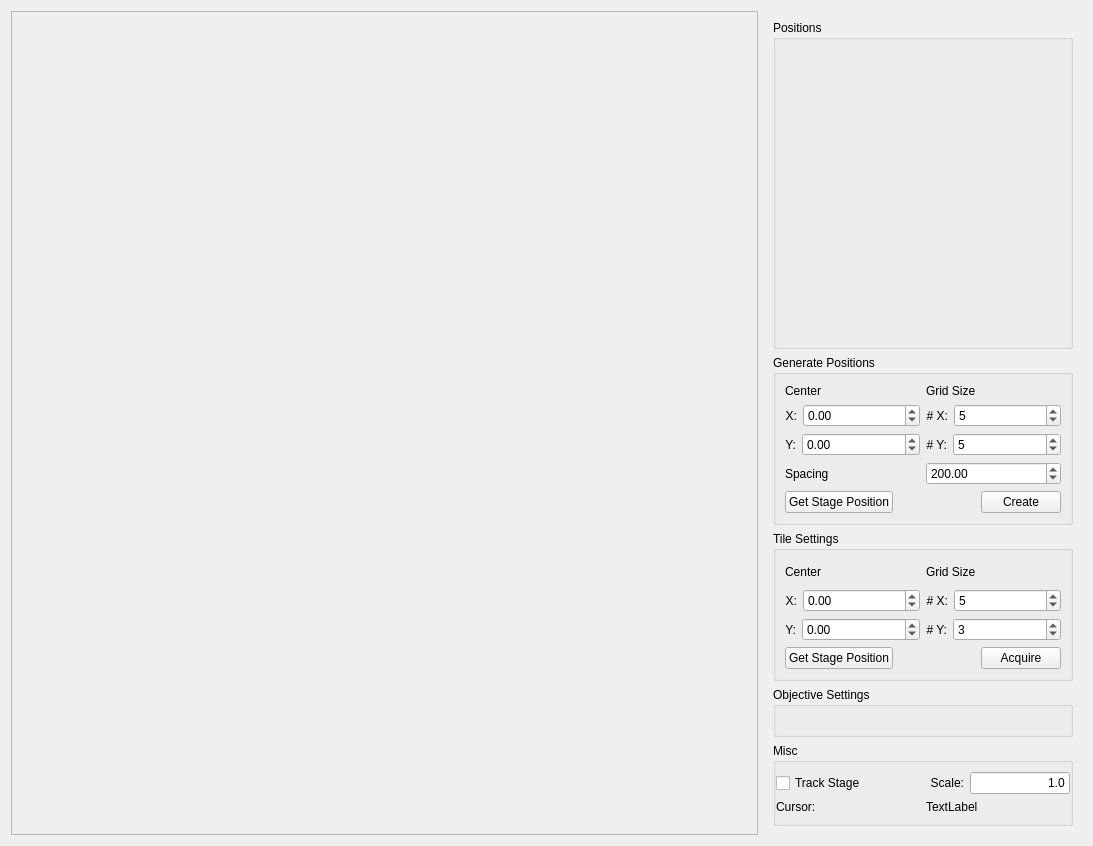
<?xml version="1.0" encoding="UTF-8"?>
<ui version="4.0">
 <class>Form</class>
 <widget class="QWidget" name="Form">
  <property name="geometry">
   <rect>
    <x>0</x>
    <y>0</y>
    <width>1093</width>
    <height>846</height>
   </rect>
  </property>
  <property name="windowTitle">
   <string>Form</string>
  </property>
  <layout class="QHBoxLayout" name="horizontalLayout_2">
   <item>
    <widget class="QFrame" name="mosaicFrame">
     <property name="frameShape">
      <enum>QFrame::StyledPanel</enum>
     </property>
     <property name="frameShadow">
      <enum>QFrame::Raised</enum>
     </property>
    </widget>
   </item>
   <item>
    <widget class="QWidget" name="widget" native="true">
     <property name="sizePolicy">
      <sizepolicy hsizetype="Maximum" vsizetype="Preferred">
       <horstretch>0</horstretch>
       <verstretch>0</verstretch>
      </sizepolicy>
     </property>
     <property name="minimumSize">
      <size>
       <width>0</width>
       <height>0</height>
      </size>
     </property>
     <property name="maximumSize">
      <size>
       <width>16777215</width>
       <height>100000</height>
      </size>
     </property>
     <layout class="QVBoxLayout" name="verticalLayout_2">
      <item>
       <widget class="QGroupBox" name="positionsGroupBox">
        <property name="sizePolicy">
         <sizepolicy hsizetype="Preferred" vsizetype="Expanding">
          <horstretch>0</horstretch>
          <verstretch>0</verstretch>
         </sizepolicy>
        </property>
        <property name="minimumSize">
         <size>
          <width>0</width>
          <height>0</height>
         </size>
        </property>
        <property name="maximumSize">
         <size>
          <width>10000</width>
          <height>10000</height>
         </size>
        </property>
        <property name="title">
         <string>Positions</string>
        </property>
       </widget>
      </item>
      <item>
       <widget class="QGroupBox" name="tilesGroupBox_2">
        <property name="minimumSize">
         <size>
          <width>300</width>
          <height>150</height>
         </size>
        </property>
        <property name="maximumSize">
         <size>
          <width>300</width>
          <height>300</height>
         </size>
        </property>
        <property name="title">
         <string>Generate Positions</string>
        </property>
        <layout class="QVBoxLayout" name="verticalLayout_11">
         <item>
          <layout class="QHBoxLayout" name="horizontalLayout_19">
           <item>
            <layout class="QVBoxLayout" name="verticalLayout_6">
             <item>
              <widget class="QLabel" name="startingPositionLabel_4">
               <property name="font">
                <font>
                 <weight>50</weight>
                 <bold>false</bold>
                </font>
               </property>
               <property name="text">
                <string>Center</string>
               </property>
               <property name="alignment">
                <set>Qt::AlignLeading|Qt::AlignLeft|Qt::AlignVCenter</set>
               </property>
              </widget>
             </item>
             <item>
              <layout class="QHBoxLayout" name="horizontalLayout_20">
               <item>
                <widget class="QLabel" name="xPosLabel_4">
                 <property name="text">
                  <string>X:</string>
                 </property>
                 <property name="alignment">
                  <set>Qt::AlignRight|Qt::AlignTrailing|Qt::AlignVCenter</set>
                 </property>
                </widget>
               </item>
               <item>
                <widget class="QDoubleSpinBox" name="positions_x_center">
                 <property name="sizePolicy">
                  <sizepolicy hsizetype="MinimumExpanding" vsizetype="Fixed">
                   <horstretch>0</horstretch>
                   <verstretch>0</verstretch>
                  </sizepolicy>
                 </property>
                 <property name="minimum">
                  <double>-50000.000000000000000</double>
                 </property>
                 <property name="maximum">
                  <double>50000.000000000000000</double>
                 </property>
                </widget>
               </item>
              </layout>
             </item>
             <item>
              <layout class="QHBoxLayout" name="horizontalLayout_21">
               <item>
                <widget class="QLabel" name="yPosLabel_4">
                 <property name="text">
                  <string>Y:</string>
                 </property>
                 <property name="alignment">
                  <set>Qt::AlignRight|Qt::AlignTrailing|Qt::AlignVCenter</set>
                 </property>
                </widget>
               </item>
               <item>
                <widget class="QDoubleSpinBox" name="positions_y_center">
                 <property name="sizePolicy">
                  <sizepolicy hsizetype="MinimumExpanding" vsizetype="Fixed">
                   <horstretch>0</horstretch>
                   <verstretch>0</verstretch>
                  </sizepolicy>
                 </property>
                 <property name="minimum">
                  <double>-50000.000000000000000</double>
                 </property>
                 <property name="maximum">
                  <double>500000.000000000000000</double>
                 </property>
                </widget>
               </item>
              </layout>
             </item>
            </layout>
           </item>
           <item>
            <layout class="QVBoxLayout" name="verticalLayout_12">
             <item>
              <widget class="QLabel" name="gridDimLabel_3">
               <property name="font">
                <font>
                 <weight>50</weight>
                 <bold>false</bold>
                </font>
               </property>
               <property name="text">
                <string>Grid Size</string>
               </property>
               <property name="alignment">
                <set>Qt::AlignLeading|Qt::AlignLeft|Qt::AlignVCenter</set>
               </property>
              </widget>
             </item>
             <item>
              <layout class="QHBoxLayout" name="horizontalLayout_22">
               <item>
                <widget class="QLabel" name="numXLabel_3">
                 <property name="text">
                  <string># X:</string>
                 </property>
                 <property name="alignment">
                  <set>Qt::AlignRight|Qt::AlignTrailing|Qt::AlignVCenter</set>
                 </property>
                </widget>
               </item>
               <item>
                <widget class="QSpinBox" name="positions_x_grid">
                 <property name="sizePolicy">
                  <sizepolicy hsizetype="MinimumExpanding" vsizetype="Fixed">
                   <horstretch>0</horstretch>
                   <verstretch>0</verstretch>
                  </sizepolicy>
                 </property>
                 <property name="minimum">
                  <number>1</number>
                 </property>
                 <property name="value">
                  <number>5</number>
                 </property>
                </widget>
               </item>
              </layout>
             </item>
             <item>
              <layout class="QHBoxLayout" name="horizontalLayout_23">
               <item>
                <widget class="QLabel" name="numYLabel_3">
                 <property name="text">
                  <string># Y:</string>
                 </property>
                 <property name="alignment">
                  <set>Qt::AlignRight|Qt::AlignTrailing|Qt::AlignVCenter</set>
                 </property>
                </widget>
               </item>
               <item>
                <widget class="QSpinBox" name="positions_y_grid">
                 <property name="sizePolicy">
                  <sizepolicy hsizetype="MinimumExpanding" vsizetype="Fixed">
                   <horstretch>0</horstretch>
                   <verstretch>0</verstretch>
                  </sizepolicy>
                 </property>
                 <property name="minimum">
                  <number>1</number>
                 </property>
                 <property name="value">
                  <number>5</number>
                 </property>
                </widget>
               </item>
              </layout>
             </item>
            </layout>
           </item>
          </layout>
         </item>
         <item>
          <layout class="QHBoxLayout" name="horizontalLayout_11">
           <item>
            <widget class="QLabel" name="label">
             <property name="text">
              <string>Spacing</string>
             </property>
            </widget>
           </item>
           <item>
            <widget class="QDoubleSpinBox" name="position_grid_spacing">
             <property name="maximum">
              <double>2000.000000000000000</double>
             </property>
             <property name="value">
              <double>200.000000000000000</double>
             </property>
            </widget>
           </item>
          </layout>
         </item>
         <item>
          <layout class="QHBoxLayout" name="horizontalLayout_24">
           <item>
            <widget class="QPushButton" name="get_stage_pos_generate_pos_button">
             <property name="maximumSize">
              <size>
               <width>150</width>
               <height>16777215</height>
              </size>
             </property>
             <property name="text">
              <string>Get Stage Position</string>
             </property>
            </widget>
           </item>
           <item>
            <spacer name="horizontalSpacer_4">
             <property name="orientation">
              <enum>Qt::Horizontal</enum>
             </property>
             <property name="sizeHint" stdset="0">
              <size>
               <width>40</width>
               <height>20</height>
              </size>
             </property>
            </spacer>
           </item>
           <item>
            <widget class="QPushButton" name="generate_positions_button">
             <property name="maximumSize">
              <size>
               <width>150</width>
               <height>16777215</height>
              </size>
             </property>
             <property name="text">
              <string>Create</string>
             </property>
            </widget>
           </item>
          </layout>
         </item>
        </layout>
       </widget>
      </item>
      <item>
       <widget class="QGroupBox" name="tilesGroupBox">
        <property name="minimumSize">
         <size>
          <width>300</width>
          <height>150</height>
         </size>
        </property>
        <property name="maximumSize">
         <size>
          <width>300</width>
          <height>300</height>
         </size>
        </property>
        <property name="title">
         <string>Tile Settings</string>
        </property>
        <layout class="QVBoxLayout" name="verticalLayout_8">
         <item>
          <layout class="QHBoxLayout" name="horizontalLayout_8">
           <item>
            <layout class="QVBoxLayout" name="verticalLayout_3">
             <item>
              <widget class="QLabel" name="startingPositionLabel">
               <property name="font">
                <font>
                 <weight>50</weight>
                 <bold>false</bold>
                </font>
               </property>
               <property name="text">
                <string>Center</string>
               </property>
               <property name="alignment">
                <set>Qt::AlignLeading|Qt::AlignLeft|Qt::AlignVCenter</set>
               </property>
              </widget>
             </item>
             <item>
              <layout class="QHBoxLayout" name="horizontalLayout_4">
               <item>
                <widget class="QLabel" name="xPosLabel">
                 <property name="text">
                  <string>X:</string>
                 </property>
                 <property name="alignment">
                  <set>Qt::AlignRight|Qt::AlignTrailing|Qt::AlignVCenter</set>
                 </property>
                </widget>
               </item>
               <item>
                <widget class="QDoubleSpinBox" name="xStartPosSpinBox">
                 <property name="sizePolicy">
                  <sizepolicy hsizetype="MinimumExpanding" vsizetype="Fixed">
                   <horstretch>0</horstretch>
                   <verstretch>0</verstretch>
                  </sizepolicy>
                 </property>
                 <property name="minimum">
                  <double>-50000.000000000000000</double>
                 </property>
                 <property name="maximum">
                  <double>50000.000000000000000</double>
                 </property>
                </widget>
               </item>
              </layout>
             </item>
             <item>
              <layout class="QHBoxLayout" name="horizontalLayout_6">
               <item>
                <widget class="QLabel" name="yPosLabel">
                 <property name="text">
                  <string>Y:</string>
                 </property>
                 <property name="alignment">
                  <set>Qt::AlignRight|Qt::AlignTrailing|Qt::AlignVCenter</set>
                 </property>
                </widget>
               </item>
               <item>
                <widget class="QDoubleSpinBox" name="yStartPosSpinBox">
                 <property name="sizePolicy">
                  <sizepolicy hsizetype="MinimumExpanding" vsizetype="Fixed">
                   <horstretch>0</horstretch>
                   <verstretch>0</verstretch>
                  </sizepolicy>
                 </property>
                 <property name="minimum">
                  <double>-50000.000000000000000</double>
                 </property>
                 <property name="maximum">
                  <double>500000.000000000000000</double>
                 </property>
                </widget>
               </item>
              </layout>
             </item>
            </layout>
           </item>
           <item>
            <layout class="QVBoxLayout" name="verticalLayout_7">
             <item>
              <widget class="QLabel" name="gridDimLabel">
               <property name="font">
                <font>
                 <weight>50</weight>
                 <bold>false</bold>
                </font>
               </property>
               <property name="text">
                <string>Grid Size</string>
               </property>
               <property name="alignment">
                <set>Qt::AlignLeading|Qt::AlignLeft|Qt::AlignVCenter</set>
               </property>
              </widget>
             </item>
             <item>
              <layout class="QHBoxLayout" name="horizontalLayout_5">
               <item>
                <widget class="QLabel" name="numXLabel">
                 <property name="text">
                  <string># X:</string>
                 </property>
                 <property name="alignment">
                  <set>Qt::AlignRight|Qt::AlignTrailing|Qt::AlignVCenter</set>
                 </property>
                </widget>
               </item>
               <item>
                <widget class="QSpinBox" name="xSpinBox">
                 <property name="sizePolicy">
                  <sizepolicy hsizetype="MinimumExpanding" vsizetype="Fixed">
                   <horstretch>0</horstretch>
                   <verstretch>0</verstretch>
                  </sizepolicy>
                 </property>
                 <property name="minimum">
                  <number>1</number>
                 </property>
                 <property name="value">
                  <number>5</number>
                 </property>
                </widget>
               </item>
              </layout>
             </item>
             <item>
              <layout class="QHBoxLayout" name="horizontalLayout_7">
               <item>
                <widget class="QLabel" name="numYLabel">
                 <property name="text">
                  <string># Y:</string>
                 </property>
                 <property name="alignment">
                  <set>Qt::AlignRight|Qt::AlignTrailing|Qt::AlignVCenter</set>
                 </property>
                </widget>
               </item>
               <item>
                <widget class="QSpinBox" name="ySpinBox">
                 <property name="sizePolicy">
                  <sizepolicy hsizetype="MinimumExpanding" vsizetype="Fixed">
                   <horstretch>0</horstretch>
                   <verstretch>0</verstretch>
                  </sizepolicy>
                 </property>
                 <property name="minimum">
                  <number>1</number>
                 </property>
                 <property name="value">
                  <number>3</number>
                 </property>
                </widget>
               </item>
              </layout>
             </item>
            </layout>
           </item>
          </layout>
         </item>
         <item>
          <layout class="QHBoxLayout" name="horizontalLayout_10">
           <item>
            <widget class="QPushButton" name="getStagePosButton">
             <property name="maximumSize">
              <size>
               <width>150</width>
               <height>16777215</height>
              </size>
             </property>
             <property name="text">
              <string>Get Stage Position</string>
             </property>
            </widget>
           </item>
           <item>
            <spacer name="horizontalSpacer_2">
             <property name="orientation">
              <enum>Qt::Horizontal</enum>
             </property>
             <property name="sizeHint" stdset="0">
              <size>
               <width>40</width>
               <height>20</height>
              </size>
             </property>
            </spacer>
           </item>
           <item>
            <widget class="QPushButton" name="imageGridButton">
             <property name="maximumSize">
              <size>
               <width>150</width>
               <height>16777215</height>
              </size>
             </property>
             <property name="text">
              <string>Acquire</string>
             </property>
            </widget>
           </item>
          </layout>
         </item>
        </layout>
       </widget>
      </item>
      <item>
       <widget class="ObjectivesGroupBox" name="objectivesGroupBox">
        <property name="minimumSize">
         <size>
          <width>250</width>
          <height>50</height>
         </size>
        </property>
        <property name="maximumSize">
         <size>
          <width>300</width>
          <height>300</height>
         </size>
        </property>
        <property name="title">
         <string>Objective Settings</string>
        </property>
       </widget>
      </item>
      <item>
       <widget class="QGroupBox" name="miscGroupBox">
        <property name="minimumSize">
         <size>
          <width>0</width>
          <height>20</height>
         </size>
        </property>
        <property name="title">
         <string>Misc</string>
        </property>
        <layout class="QVBoxLayout" name="verticalLayout">
         <property name="leftMargin">
          <number>0</number>
         </property>
         <property name="rightMargin">
          <number>0</number>
         </property>
         <item>
          <layout class="QHBoxLayout" name="horizontalLayout">
           <item>
            <widget class="QCheckBox" name="trackStageCheckBox">
             <property name="text">
              <string>Track Stage</string>
             </property>
            </widget>
           </item>
           <item>
            <widget class="QLabel" name="scaleLabel">
             <property name="text">
              <string>Scale:</string>
             </property>
             <property name="alignment">
              <set>Qt::AlignRight|Qt::AlignTrailing|Qt::AlignVCenter</set>
             </property>
            </widget>
           </item>
           <item>
            <widget class="QLineEdit" name="scaleLineEdit">
             <property name="sizePolicy">
              <sizepolicy hsizetype="Preferred" vsizetype="Fixed">
               <horstretch>0</horstretch>
               <verstretch>0</verstretch>
              </sizepolicy>
             </property>
             <property name="maximumSize">
              <size>
               <width>100</width>
               <height>16777215</height>
              </size>
             </property>
             <property name="text">
              <string>1.0</string>
             </property>
             <property name="alignment">
              <set>Qt::AlignRight|Qt::AlignTrailing|Qt::AlignVCenter</set>
             </property>
            </widget>
           </item>
          </layout>
         </item>
         <item>
          <layout class="QHBoxLayout" name="horizontalLayout_9">
           <item>
            <widget class="QLabel" name="cursorPosition">
             <property name="sizePolicy">
              <sizepolicy hsizetype="Preferred" vsizetype="Fixed">
               <horstretch>0</horstretch>
               <verstretch>0</verstretch>
              </sizepolicy>
             </property>
             <property name="text">
              <string>Cursor:</string>
             </property>
             <property name="alignment">
              <set>Qt::AlignLeading|Qt::AlignLeft|Qt::AlignVCenter</set>
             </property>
            </widget>
           </item>
           <item>
            <widget class="QLabel" name="mosaicLabel">
             <property name="sizePolicy">
              <sizepolicy hsizetype="Preferred" vsizetype="Fixed">
               <horstretch>0</horstretch>
               <verstretch>0</verstretch>
              </sizepolicy>
             </property>
             <property name="text">
              <string>TextLabel</string>
             </property>
             <property name="alignment">
              <set>Qt::AlignLeading|Qt::AlignLeft|Qt::AlignVCenter</set>
             </property>
            </widget>
           </item>
          </layout>
         </item>
        </layout>
       </widget>
      </item>
     </layout>
    </widget>
   </item>
  </layout>
 </widget>
 <customwidgets>
  <customwidget>
   <class>ObjectivesGroupBox</class>
   <extends>QGroupBox</extends>
   <header>storm_control.steve.objectives</header>
   <container>1</container>
  </customwidget>
 </customwidgets>
 <resources/>
 <connections/>
</ui>
